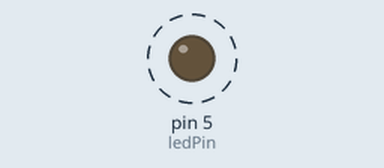
The sketch below on a simulated Arduino Uno, built with avr-gcc and run on an emulated ATmega328P. Parts: output pins drawn as LEDs (lit = HIGH). Dashed ring = blinking. What the sketch prints to the serial monitor is not drawn.

Above: at 0.5 s.
Timing chart, 0 to 4.6 s (numbered marks = the images above):
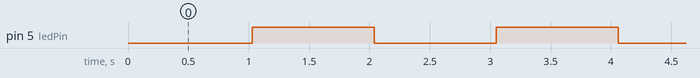

The sketch:

blink_led_without_delay.ino
```cpp
/*Turns on and off a light emitting diode (LED) connected to a digital
 pin, without using the delay() function.  This means that other code
 can run at the same time without being interrupted by the LED code.

 The circuit:
 * LED attached from pin 13 to ground.
 * Note: on most Arduinos, there is already an LED on the board
 that's attached to pin 13, so no hardware is needed for this example.


 */

// constants won't change. Used here to set a pin number :
const int ledPin =  5;      // the number of the LED pin

// Variables will change :
int ledState = LOW;             // ledState used to set the LED

// Generally, you should use "unsigned long" for variables that hold time
// The value will quickly become too large for an int to store
unsigned long previousMillis = 0;        // will store last time LED was updated

// constants won't change :
//const long interval = 1000;           // interval at which to blink (milliseconds)

void setup() {
  Serial.begin(9600);
  // set the digital pin as output:
  pinMode(ledPin, OUTPUT);
}

void loop() {
  // here is where you'd put code that needs to be running all the time.

  // check to see if it's time to blink the LED; that is, if the
  // difference between the current time and last time you blinked
  // the LED is bigger than the interval at which you want to
  // blink the LED.

  unsigned long ms = millis();
  Serial.println(ms);
  if (ms - previousMillis >= 1000)
  {
    // save the last time you blinked the LED
    previousMillis = ms;
  Serial.println( previousMillis);
    // if the LED is off turn it on and vice-versa:
    if (ledState == LOW)
    {
      ledState = HIGH;
    }
    else
    {
      ledState = LOW;
    }
 Serial.println(ms);
    // set the LED with the ledState of the variable:
    digitalWrite(ledPin, ledState);
  }
  Serial.println(ms);
}
```

Measured:
- by itself, pin 5 (ledPin): alternates HIGH for 1.0 s and LOW for 1.0 s
